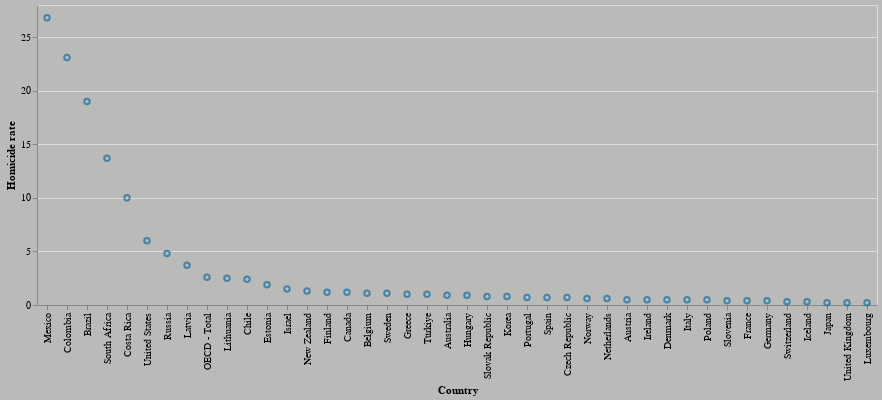

The notebook cell this image was saved under:
### Code cell
df.columns = df.columns.str.strip()
df_sorted = df.sort_values(by='Homicide rate', ignore_index=True)
df_sorted
chart2 = alt.Chart(df_sorted).mark_point().encode(
    x=alt.X('Country').sort('-y'),
    color=alt.value("#116EA1"),
    y='Homicide rate'
)
chart2 = chart2.configure(background='#babab8')
chart2

### Figure 1 — Vega-Lite specification as saved in the notebook (floating-point values rounded to 4 significant figures)
{"config": {"view": {"continuousWidth": 300, "continuousHeight": 300}, "background": "#babab8"}, "data": {"name": "data-c299c6dd6ec5e3b967b50d97a2198887"}, "mark": {"type": "point"}, "encoding": {"color": {"value": "#116EA1"}, "x": {"field": "Country", "sort": "-y", "type": "nominal"}, "y": {"field": "Homicide rate", "type": "quantitative"}}, "$schema": "https://vega.github.io/schema/vega-lite/v5.15.1.json", "datasets": {"data-c299c6dd6ec5e3b967b50d97a2198887": [{"Country": "Japan", "Dwellings without basic facilities": 6.4, "Housing expenditure": 21.8, "Rooms per person": 1.9, "Household net adjusted disposable income": 28872, "Household net wealth": 294735, "Labour market insecurity": 2.7, "Employment Rate": 77, "Long-term unemployment rate": 0.8, "Personal earnings": 38515, "Quality of support network": 89, "Educational attainment": "..", "Student skills": 520, "Years in education": 16, "Air pollution": 13.7, "Water quality": 87, "Stakeholder engagement for developing regulations": 1.4, "Voter turnout": 53, "Life expectancy": 84.4, "Self-reported health": 37, "Life satisfaction": 6.1, "Feeling safe walking alone at night": 77, "Homicide rate": 0.2, "Employees working very long hours": "..", "Time devoted to leisure and personal care": 14.1, "OCED": 1.0, "Continent": " Asia"}, {"Country": "United Kingdom", "Dwellings without basic facilities": 0.5, "Housing expenditure": 23.2, "Rooms per person": 2, "Household net adjusted disposable income": 33049, "Household net wealth": 524422, "Labour market insecurity": 3.3, "Employment Rate": 75, "Long-term unemployment rate": 0.9, "Personal earnings": 47147, "Quality of support network": 93, "Educational attainment": 82, "Student skills": 503, "Years in education": 17, "Air pollution": 10.1, "Water quality": 82, "Stakeholder engagement for developing regulations": 3.1, "Voter turnout": 68, "Life expectancy": 81.3, "Self-reported health": 73, "Life satisfaction": 6.8, "Feeling safe walking alone at night": 78, "Homicide rate": 0.2, "Employees working very long hours": 10.8, "Time devoted to leisure and personal care": 14.94, "OCED": 1.0, "Continent": " Europe"}, {"Country": "Luxembourg", "Dwellings without basic facilities": 0.1, "Housing expenditure": 20.7, "Rooms per person": 2, "Household net adjusted disposable income": 44773, "Household net wealth": 941162, "Labour market insecurity": 2.2, "Employment Rate": 67, "Long-term unemployment rate": 1.7, "Personal earnings": 65854, "Quality of support network": 91, "Educational attainment": 74, "Student skills": 477, "Years in education": 15, "Air pollution": 10.0, "Water quality": 85, "Stakeholder engagement for developing regulations": 1.7, "Voter turnout": 90, "Life expectancy": 82.7, "Self-reported health": 72, "Life satisfaction": 7.4, "Feeling safe walking alone at night": 87, "Homicide rate": 0.2, "Employees working very long hours": 2.8, "Time devoted to leisure and personal care": "..", "OCED": 1.0, "Continent": " Europe"}, {"Country": "Switzerland", "Dwellings without basic facilities": 0, "Housing expenditure": 21.4, "Rooms per person": 1.9, "Household net adjusted disposable income": 39697, "Household net wealth": "..", "Labour market insecurity": "..", "Employment Rate": 80, "Long-term unemployment rate": 1.7, "Personal earnings": 64824, "Quality of support network": 94, "Educational attainment": 89, "Student skills": 498, "Years in education": 17, "Air pollution": 10.1, "Water quality": 96, "Stakeholder engagement for developing regulations": 2.3, "Voter turnout": 45, "Life expectancy": 84.0, "Self-reported health": 81, "Life satisfaction": 7.5, "Feeling safe walking alone at night": 86, "Homicide rate": 0.3, "Employees working very long hours": 0.4, "Time devoted to leisure and personal care": "..", "OCED": 1.0, "Continent": " Europe"}, {"Country": "Iceland", "Dwellings without basic facilities": 0, "Housing expenditure": "..", "Rooms per person": 1.6, "Household net adjusted disposable income": "..", "Household net wealth": "..", "Labour market insecurity": 1, "Employment Rate": 78, "Long-term unemployment rate": 0.7, "Personal earnings": 67488, "Quality of support network": 98, "Educational attainment": 76, "Student skills": 481, "Years in education": 19, "Air pollution": 6.4, "Water quality": 97, "Stakeholder engagement for developing regulations": 2.1, "Voter turnout": 81, "Life expectancy": 83.2, "Self-reported health": 77, "Life satisfaction": 7.6, "Feeling safe walking alone at night": 85, "Homicide rate": 0.3, "Employees working very long hours": 11.7, "Time devoted to leisure and personal care": "..", "OCED": 1.0, "Continent": " Europe"}, {"Country": "Slovenia", "Dwellings without basic facilities": 0.2, "Housing expenditure": 18.2, "Rooms per person": 1.6, "Household net adjusted disposable income": 25250, "Household net wealth": 233286, "Labour market insecurity": 5.9, "Employment Rate": 71, "Long-term unemployment rate": 1.9, "Personal earnings": 41445, "Quality of support network": 95, "Educational attainment": 90, "Student skills": 504, "Years in education": 18, "Air pollution": 17.0, "Water quality": 93, "Stakeholder engagement for developing regulations": 2.5, "Voter turnout": 53, "Life expectancy": 81.6, "Self-reported health": 67, "Life satisfaction": 6.5, "Feeling safe walking alone at night": 91, "Homicide rate": 0.4, "Employees working very long hours": 5.6, "Time devoted to leisure and personal care": "..", "OCED": 1.0, "Continent": " Europe"}, {"Country": "France", "Dwellings without basic facilities": 0.5, "Housing expenditure": 20.7, "Rooms per person": 1.8, "Household net adjusted disposable income": 34375, "Household net wealth": 298639, "Labour market insecurity": 3.1, "Employment Rate": 65, "Long-term unemployment rate": 2.9, "Personal earnings": 45581, "Quality of support network": 94, "Educational attainment": 81, "Student skills": 494, "Years in education": 17, "Air pollution": 11.4, "Water quality": 78, "Stakeholder engagement for developing regulations": 2.1, "Voter turnout": 75, "Life expectancy": 82.9, "Self-reported health": 67, "Life satisfaction": 6.7, "Feeling safe walking alone at night": 74, "Homicide rate": 0.4, "Employees working very long hours": 7.7, "Time devoted to leisure and personal care": 16.2, "OCED": 1.0, "Continent": " Europe"}, {"Country": "Germany", "Dwellings without basic facilities": 0.1, "Housing expenditure": 20, "Rooms per person": 1.8, "Household net adjusted disposable income": 38971, "Household net wealth": 304317, "Labour market insecurity": 1.4, "Employment Rate": 77, "Long-term unemployment rate": 1.2, "Personal earnings": 53745, "Quality of support network": 90, "Educational attainment": 86, "Student skills": 500, "Years in education": 18, "Air pollution": 12.0, "Water quality": 91, "Stakeholder engagement for developing regulations": 1.8, "Voter turnout": 76, "Life expectancy": 81.4, "Self-reported health": 66, "Life satisfaction": 7.3, "Feeling safe walking alone at night": 76, "Homicide rate": 0.4, "Employees working very long hours": 3.9, "Time devoted to leisure and personal care": 15.62, "OCED": 1.0, "Continent": " Europe"}, {"Country": "Austria", "Dwellings without basic facilities": 0.8, "Housing expenditure": 20.8, "Rooms per person": 1.6, "Household net adjusted disposable income": 37001, "Household net wealth": 309637, "Labour market insecurity": 2.3, "Employment Rate": 72, "Long-term unemployment rate": 1.3, "Personal earnings": 53132, "Quality of support network": 92, "Educational attainment": 86, "Student skills": 491, "Years in education": 17, "Air pollution": 12.2, "Water quality": 92, "Stakeholder engagement for developing regulations": 1.3, "Voter turnout": 76, "Life expectancy": 82.0, "Self-reported health": 71, "Life satisfaction": 7.2, "Feeling safe walking alone at night": 86, "Homicide rate": 0.5, "Employees working very long hours": 5.3, "Time devoted to leisure and personal care": 14.51, "OCED": 1.0, "Continent": " Europe"}, {"Country": "Ireland", "Dwellings without basic facilities": 0.2, "Housing expenditure": 20.6, "Rooms per person": 2.1, "Household net adjusted disposable income": 29488, "Household net wealth": 370341, "Labour market insecurity": 2.6, "Employment Rate": 68, "Long-term unemployment rate": 1.2, "Personal earnings": 49474, "Quality of support network": 96, "Educational attainment": 85, "Student skills": 505, "Years in education": 18, "Air pollution": 7.8, "Water quality": 80, "Stakeholder engagement for developing regulations": 1.3, "Voter turnout": 63, "Life expectancy": 82.8, "Self-reported health": 84, "Life satisfaction": 7.0, "Feeling safe walking alone at night": 76, "Homicide rate": 0.5, "Employees working very long hours": 4.7, "Time devoted to leisure and personal care": 14.54, "OCED": 1.0, "Continent": " Europe"}, {"Country": "Denmark", "Dwellings without basic facilities": 0.5, "Housing expenditure": 23.3, "Rooms per person": 1.9, "Household net adjusted disposable income": 33774, "Household net wealth": 149864, "Labour market insecurity": 4.5, "Employment Rate": 74, "Long-term unemployment rate": 0.9, "Personal earnings": 58430, "Quality of support network": 95, "Educational attainment": 82, "Student skills": 501, "Years in education": 19, "Air pollution": 10.0, "Water quality": 93, "Stakeholder engagement for developing regulations": 2, "Voter turnout": 85, "Life expectancy": 81.5, "Self-reported health": 70, "Life satisfaction": 7.5, "Feeling safe walking alone at night": 85, "Homicide rate": 0.5, "Employees working very long hours": 1.1, "Time devoted to leisure and personal care": "..", "OCED": 1.0, "Continent": " Europe"}, {"Country": "Italy", "Dwellings without basic facilities": 0.6, "Housing expenditure": 22.5, "Rooms per person": 1.4, "Household net adjusted disposable income": 29431, "Household net wealth": 295020, "Labour market insecurity": 8.6, "Employment Rate": 58, "Long-term unemployment rate": 4.8, "Personal earnings": 37769, "Quality of support network": 89, "Educational attainment": 63, "Student skills": 477, "Years in education": 17, "Air pollution": 15.9, "Water quality": 77, "Stakeholder engagement for developing regulations": 2.5, "Voter turnout": 73, "Life expectancy": 83.6, "Self-reported health": 73, "Life satisfaction": 6.5, "Feeling safe walking alone at night": 73, "Homicide rate": 0.5, "Employees working very long hours": 3.3, "Time devoted to leisure and personal care": 16.47, "OCED": 1.0, "Continent": " Europe"}, {"Country": "Poland", "Dwellings without basic facilities": 2.3, "Housing expenditure": 21.2, "Rooms per person": 1.1, "Household net adjusted disposable income": 23675, "Household net wealth": 233221, "Labour market insecurity": 5, "Employment Rate": 69, "Long-term unemployment rate": 0.6, "Personal earnings": 32527, "Quality of support network": 94, "Educational attainment": 93, "Student skills": 513, "Years in education": 18, "Air pollution": 22.8, "Water quality": 82, "Stakeholder engagement for developing regulations": 2.6, "Voter turnout": 68, "Life expectancy": 78.0, "Self-reported health": 60, "Life satisfaction": 6.1, "Feeling safe walking alone at night": 71, "Homicide rate": 0.5, "Employees working very long hours": 4.2, "Time devoted to leisure and personal care": 14.68, "OCED": 1.0, "Continent": " Europe"}, {"Country": "Norway", "Dwellings without basic facilities": 0, "Housing expenditure": 17.7, "Rooms per person": 2.1, "Household net adjusted disposable income": 39144, "Household net wealth": 268358, "Labour market insecurity": 2.8, "Employment Rate": 75, "Long-term unemployment rate": 0.9, "Personal earnings": 55780, "Quality of support network": 96, "Educational attainment": 82, "Student skills": 497, "Years in education": 18, "Air pollution": 6.7, "Water quality": 98, "Stakeholder engagement for developing regulations": 2.2, "Voter turnout": 78, "Life expectancy": 83.0, "Self-reported health": 75, "Life satisfaction": 7.3, "Feeling safe walking alone at night": 93, "Homicide rate": 0.6, "Employees working very long hours": 1.4, "Time devoted to leisure and personal care": 15.67, "OCED": 1.0, "Continent": " Europe"}, {"Country": "Netherlands", "Dwellings without basic facilities": 0.1, "Housing expenditure": 19.6, "Rooms per person": 2, "Household net adjusted disposable income": 34984, "Household net wealth": 248599, "Labour market insecurity": 2.5, "Employment Rate": 78, "Long-term unemployment rate": 0.9, "Personal earnings": 58828, "Quality of support network": 94, "Educational attainment": 81, "Student skills": 502, "Years in education": 19, "Air pollution": 12.2, "Water quality": 91, "Stakeholder engagement for developing regulations": 2.6, "Voter turnout": 79, "Life expectancy": 82.2, "Self-reported health": 75, "Life satisfaction": 7.5, "Feeling safe walking alone at night": 83, "Homicide rate": 0.6, "Employees working very long hours": 0.3, "Time devoted to leisure and personal care": 15.45, "OCED": 1.0, "Continent": " Europe"}, {"Country": "Portugal", "Dwellings without basic facilities": 0.9, "Housing expenditure": 19.6, "Rooms per person": 1.7, "Household net adjusted disposable income": 24877, "Household net wealth": 255303, "Labour market insecurity": 8.1, "Employment Rate": 69, "Long-term unemployment rate": 2.3, "Personal earnings": 28410, "Quality of support network": 87, "Educational attainment": 55, "Student skills": 492, "Years in education": 17, "Air pollution": 8.3, "Water quality": 89, "Stakeholder engagement for developing regulations": 1.5, "Voter turnout": 49, "Life expectancy": 81.8, "Self-reported health": 50, "Life satisfaction": 5.8, "Feeling safe walking alone at night": 83, "Homicide rate": 0.7, "Employees working very long hours": 5.6, "Time devoted to leisure and personal care": "..", "OCED": 1.0, "Continent": " Europe"}, {"Country": "Spain", "Dwellings without basic facilities": 0.3, "Housing expenditure": 21.7, "Rooms per person": 1.9, "Household net adjusted disposable income": 27155, "Household net wealth": 366534, "Labour market insecurity": 15.8, "Employment Rate": 62, "Long-term unemployment rate": 5, "Personal earnings": 37922, "Quality of support network": 93, "Educational attainment": 63, "Student skills": "..", "Years in education": 18, "Air pollution": 10.0, "Water quality": 76, "Stakeholder engagement for developing regulations": 1.8, "Voter turnout": 72, "Life expectancy": 83.9, "Self-reported health": 75, "Life satisfaction": 6.5, "Feeling safe walking alone at night": 80, "Homicide rate": 0.7, "Employees working very long hours": 2.5, "Time devoted to leisure and personal care": 15.75, "OCED": 1.0, "Continent": " Europe"}, {"Country": "Czech Republic", "Dwellings without basic facilities": 0.5, "Housing expenditure": 23.4, "Rooms per person": 1.5, "Household net adjusted disposable income": 26664, "Household net wealth": "..", "Labour market insecurity": 2.3, "Employment Rate": 74, "Long-term unemployment rate": 0.6, "Personal earnings": 29885, "Quality of support network": 96, "Educational attainment": 94, "Student skills": 495, "Years in education": 18, "Air pollution": 17.0, "Water quality": 89, "Stakeholder engagement for developing regulations": 1.6, "Voter turnout": 62, "Life expectancy": 79.3, "Self-reported health": 62, "Life satisfaction": 6.9, "Feeling safe walking alone at night": 77, "Homicide rate": 0.7, "Employees working very long hours": 4.5, "Time devoted to leisure and personal care": "..", "OCED": 1.0, "Continent": " Europe"}, {"Country": "Slovak Republic", "Dwellings without basic facilities": 1.5, "Housing expenditure": 27.4, "Rooms per person": 1.1, "Household net adjusted disposable income": 21149, "Household net wealth": 171425, "Labour market insecurity": 8.8, "Employment Rate": 68, "Long-term unemployment rate": 3, "Personal earnings": 23619, "Quality of support network": 95, "Educational attainment": 92, "Student skills": 469, "Years in education": 16, "Air pollution": 18.5, "Water quality": 81, "Stakeholder engagement for developing regulations": 3, "Voter turnout": 66, "Life expectancy": 77.8, "Self-reported health": 65, "Life satisfaction": 6.5, "Feeling safe walking alone at night": 76, "Homicide rate": 0.8, "Employees working very long hours": 4.2, "Time devoted to leisure and personal care": "..", "OCED": 1.0, "Continent": " Europe"}, {"Country": "Korea", "Dwellings without basic facilities": 2.5, "Housing expenditure": 14.7, "Rooms per person": 1.5, "Household net adjusted disposable income": 24590, "Household net wealth": 362340, "Labour market insecurity": 2.9, "Employment Rate": 66, "Long-term unemployment rate": 0, "Personal earnings": 41960, "Quality of support network": 80, "Educational attainment": 89, "Student skills": 520, "Years in education": 17, "Air pollution": 27.3, "Water quality": 82, "Stakeholder engagement for developing regulations": 2.9, "Voter turnout": 77, "Life expectancy": 83.3, "Self-reported health": 34, "Life satisfaction": 5.8, "Feeling safe walking alone at night": 82, "Homicide rate": 0.8, "Employees working very long hours": "..", "Time devoted to leisure and personal care": 14.83, "OCED": 1.0, "Continent": " Asia"}, {"Country": "Australia", "Dwellings without basic facilities": "..", "Housing expenditure": 19.4, "Rooms per person": "..", "Household net adjusted disposable income": 37433, "Household net wealth": 528768, "Labour market insecurity": 3.1, "Employment Rate": 73, "Long-term unemployment rate": 1, "Personal earnings": 55206, "Quality of support network": 93, "Educational attainment": 84, "Student skills": 499, "Years in education": 20, "Air pollution": 6.7, "Water quality": 92, "Stakeholder engagement for developing regulations": 2.7, "Voter turnout": 92, "Life expectancy": 83.0, "Self-reported health": 85, "Life satisfaction": 7.1, "Feeling safe walking alone at night": 67, "Homicide rate": 0.9, "Employees working very long hours": 12.5, "Time devoted to leisure and personal care": 14.36, "OCED": 1.0, "Continent": " Oceania"}, {"Country": "Hungary", "Dwellings without basic facilities": 3.5, "Housing expenditure": 19.9, "Rooms per person": 1.4, "Household net adjusted disposable income": 21026, "Household net wealth": 150296, "Labour market insecurity": 3.8, "Employment Rate": 70, "Long-term unemployment rate": 1.2, "Personal earnings": 25409, "Quality of support network": 94, "Educational attainment": 86, "Student skills": 479, "Years in education": 16, "Air pollution": 16.7, "Water quality": 81, "Stakeholder engagement for developing regulations": 1.2, "Voter turnout": 70, "Life expectancy": 76.4, "Self-reported health": 58, "Life satisfaction": 6.0, "Feeling safe walking alone at night": 74, "Homicide rate": 0.9, "Employees working very long hours": 1.5, "Time devoted to leisure and personal care": 15.08, "OCED": 1.0, "Continent": " Europe"}, {"Country": "Greece", "Dwellings without basic facilities": 0.4, "Housing expenditure": 21.8, "Rooms per person": 1.2, "Household net adjusted disposable income": 20791, "Household net wealth": 148323, "Labour market insecurity": 21.7, "Employment Rate": 56, "Long-term unemployment rate": 10.8, "Personal earnings": 27207, "Quality of support network": 78, "Educational attainment": 76, "Student skills": 453, "Years in education": 19, "Air pollution": 14.5, "Water quality": 67, "Stakeholder engagement for developing regulations": 1.8, "Voter turnout": 58, "Life expectancy": 81.7, "Self-reported health": 79, "Life satisfaction": 5.8, "Feeling safe walking alone at night": 69, "Homicide rate": 1.0, "Employees working very long hours": 4.5, "Time devoted to leisure and personal care": 15.03, "OCED": 1.0, "Continent": " Europe"}, {"Country": "Türkiye", "Dwellings without basic facilities": 4.9, "Housing expenditure": 18.9, "Rooms per person": 1, "Household net adjusted disposable income": "..", "Household net wealth": "..", "Labour market insecurity": 13, "Employment Rate": 48, "Long-term unemployment rate": 3.3, "Personal earnings": "..", "Quality of support network": 85, "Educational attainment": 42, "Student skills": 462, "Years in education": 19, "Air pollution": 27.1, "Water quality": 62, "Stakeholder engagement for developing regulations": 1.5, "Voter turnout": 86, "Life expectancy": 78.6, "Self-reported health": 67, "Life satisfaction": 4.9, "Feeling safe walking alone at night": 59, "Homicide rate": 1.0, "Employees working very long hours": 25, "Time devoted to leisure and personal care": 14.61, "OCED": 1.0, "Continent": " Europe"}, {"Country": "Belgium", "Dwellings without basic facilities": 0.7, "Housing expenditure": 20, "Rooms per person": 2.1, "Household net adjusted disposable income": 34884, "Household net wealth": 447607, "Labour market insecurity": 2.4, "Employment Rate": 65, "Long-term unemployment rate": 2.3, "Personal earnings": 54327, "Quality of support network": 90, "Educational attainment": 80, "Student skills": 500, "Years in education": 19, "Air pollution": 12.8, "Water quality": 79, "Stakeholder engagement for developing regulations": 2, "Voter turnout": 88, "Life expectancy": 82.1, "Self-reported health": 74, "Life satisfaction": 6.8, "Feeling safe walking alone at night": 56, "Homicide rate": 1.1, "Employees working very long hours": 4.3, "Time devoted to leisure and personal care": 15.52, "OCED": 1.0, "Continent": " Europe"}, {"Country": "Sweden", "Dwellings without basic facilities": 0, "Housing expenditure": 20.1, "Rooms per person": 1.7, "Household net adjusted disposable income": 33730, "Household net wealth": "..", "Labour market insecurity": 4.4, "Employment Rate": 75, "Long-term unemployment rate": 1, "Personal earnings": 47020, "Quality of support network": 94, "Educational attainment": 84, "Student skills": 503, "Years in education": 20, "Air pollution": 5.8, "Water quality": 97, "Stakeholder engagement for developing regulations": 2, "Voter turnout": 87, "Life expectancy": 83.2, "Self-reported health": 76, "Life satisfaction": 7.3, "Feeling safe walking alone at night": 79, "Homicide rate": 1.1, "Employees working very long hours": 0.9, "Time devoted to leisure and personal care": "..", "OCED": 1.0, "Continent": " Europe"}, {"Country": "Finland", "Dwellings without basic facilities": 0.4, "Housing expenditure": 23.1, "Rooms per person": 1.9, "Household net adjusted disposable income": 33471, "Household net wealth": 230032, "Labour market insecurity": 2.2, "Employment Rate": 72, "Long-term unemployment rate": 1.2, "Personal earnings": 46230, "Quality of support network": 96, "Educational attainment": 91, "Student skills": 516, "Years in education": 20, "Air pollution": 5.5, "Water quality": 97, "Stakeholder engagement for developing regulations": 2.2, "Voter turnout": 69, "Life expectancy": 82.1, "Self-reported health": 68, "Life satisfaction": 7.9, "Feeling safe walking alone at night": 88, "Homicide rate": 1.2, "Employees working very long hours": 3.6, "Time devoted to leisure and personal care": 15.17, "OCED": 1.0, "Continent": " Europe"}, {"Country": "Canada", "Dwellings without basic facilities": 0.2, "Housing expenditure": 22.9, "Rooms per person": 2.6, "Household net adjusted disposable income": 34421, "Household net wealth": 478240, "Labour market insecurity": 3.8, "Employment Rate": 70, "Long-term unemployment rate": 0.5, "Personal earnings": 55342, "Quality of support network": 93, "Educational attainment": 92, "Student skills": 517, "Years in education": 17, "Air pollution": 7.1, "Water quality": 90, "Stakeholder engagement for developing regulations": 2.9, "Voter turnout": 68, "Life expectancy": 82.1, "Self-reported health": 89, "Life satisfaction": 7.0, "Feeling safe walking alone at night": 78, "Homicide rate": 1.2, "Employees working very long hours": 3.3, "Time devoted to leisure and personal care": 14.57, "OCED": 1.0, "Continent": " North America"}, {"Country": "New Zealand", "Dwellings without basic facilities": "..", "Housing expenditure": 25, "Rooms per person": 2.4, "Household net adjusted disposable income": 39024, "Household net wealth": 514162, "Labour market insecurity": 4.5, "Employment Rate": 77, "Long-term unemployment rate": 0.4, "Personal earnings": 45269, "Quality of support network": 95, "Educational attainment": 81, "Student skills": 503, "Years in education": 18, "Air pollution": 6.0, "Water quality": 85, "Stakeholder engagement for developing regulations": 2.5, "Voter turnout": 82, "Life expectancy": 82.1, "Self-reported health": 86, "Life satisfaction": 7.3, "Feeling safe walking alone at night": 66, "Homicide rate": 1.3, "Employees working very long hours": 14, "Time devoted to leisure and personal care": 14.87, "OCED": 1.0, "Continent": " Oceania"}, {"Country": "Israel", "Dwellings without basic facilities": "..", "Housing expenditure": "..", "Rooms per person": 1.2, "Household net adjusted disposable income": "..", "Household net wealth": "..", "Labour market insecurity": 4.6, "Employment Rate": 67, "Long-term unemployment rate": 0.2, "Personal earnings": 39322, "Quality of support network": 95, "Educational attainment": 88, "Student skills": 465, "Years in education": 16, "Air pollution": 19.7, "Water quality": 77, "Stakeholder engagement for developing regulations": 2.5, "Voter turnout": 67, "Life expectancy": 82.9, "Self-reported health": 74, "Life satisfaction": 7.2, "Feeling safe walking alone at night": 80, "Homicide rate": 1.5, "Employees working very long hours": 14.1, "Time devoted to leisure and personal care": "..", "OCED": 1.0, "Continent": " Asia"}, {"Country": "Estonia", "Dwellings without basic facilities": 5.7, "Housing expenditure": 17, "Rooms per person": 1.7, "Household net adjusted disposable income": 23784, "Household net wealth": 188627, "Labour market insecurity": 5.4, "Employment Rate": 74, "Long-term unemployment rate": 1.2, "Personal earnings": 30720, "Quality of support network": 95, "Educational attainment": 91, "Student skills": 526, "Years in education": 18, "Air pollution": 5.9, "Water quality": 86, "Stakeholder engagement for developing regulations": 2.7, "Voter turnout": 64, "Life expectancy": 78.8, "Self-reported health": 57, "Life satisfaction": 6.5, "Feeling safe walking alone at night": 79, "Homicide rate": 1.9, "Employees working very long hours": 2.2, "Time devoted to leisure and personal care": 14.98, "OCED": 1.0, "Continent": " Europe"}, {"Country": "Chile", "Dwellings without basic facilities": 9.4, "Housing expenditure": 18.4, "Rooms per person": 1.9, "Household net adjusted disposable income": "..", "Household net wealth": 135787, "Labour market insecurity": 7, "Employment Rate": 56, "Long-term unemployment rate": "..", "Personal earnings": 26729, "Quality of support network": 88, "Educational attainment": 67, "Student skills": 438, "Years in education": 17, "Air pollution": 23.4, "Water quality": 62, "Stakeholder engagement for developing regulations": 1.3, "Voter turnout": 47, "Life expectancy": 80.6, "Self-reported health": 60, "Life satisfaction": 6.2, "Feeling safe walking alone at night": 41, "Homicide rate": 2.4, "Employees working very long hours": 7.7, "Time devoted to leisure and personal care": "..", "OCED": 1.0, "Continent": " South America"}, {"Country": "Lithuania", "Dwellings without basic facilities": 11.8, "Housing expenditure": 18.4, "Rooms per person": 1.5, "Household net adjusted disposable income": 26976, "Household net wealth": 182039, "Labour market insecurity": "..", "Employment Rate": 72, "Long-term unemployment rate": 2.5, "Personal earnings": 31811, "Quality of support network": 89, "Educational attainment": 94, "Student skills": 480, "Years in education": 18, "Air pollution": 10.5, "Water quality": 83, "Stakeholder engagement for developing regulations": 2.4, "Voter turnout": 57, "Life expectancy": 76.4, "Self-reported health": 46, "Life satisfaction": 6.4, "Feeling safe walking alone at night": 62, "Homicide rate": 2.5, "Employees working very long hours": 1, "Time devoted to leisure and personal care": "..", "OCED": 1.0, "Continent": " Europe"}, {"Country": "OECD - Total", "Dwellings without basic facilities": 3, "Housing expenditure": 20.5, "Rooms per person": 1.7, "Household net adjusted disposable income": 30490, "Household net wealth": 323960, "Labour market insecurity": 5.1, "Employment Rate": 66, "Long-term unemployment rate": 1.3, "Personal earnings": 49165, "Quality of support network": 91, "Educational attainment": 79, "Student skills": 488, "Years in education": 18, "Air pollution": 14.0, "Water quality": 84, "Stakeholder engagement for developing regulations": 2.1, "Voter turnout": 69, "Life expectancy": 81.0, "Self-reported health": 68, "Life satisfaction": 6.7, "Feeling safe walking alone at night": 74, "Homicide rate": 2.6, "Employees working very long hours": 10.2, "Time devoted to leisure and personal care": 15.07, "OCED": null, "Continent": null}, {"Country": "Latvia", "Dwellings without basic facilities": 11.2, "Housing expenditure": 20.8, "Rooms per person": 1.2, "Household net adjusted disposable income": 19783, "Household net wealth": 79245, "Labour market insecurity": 6.3, "Employment Rate": 72, "Long-term unemployment rate": 2.2, "Personal earnings": 29876, "Quality of support network": 92, "Educational attainment": 89, "Student skills": 487, "Years in education": 18, "Air pollution": 12.7, "Water quality": 83, "Stakeholder engagement for developing regulations": 2.2, "Voter turnout": 55, "Life expectancy": 75.5, "Self-reported health": 47, "Life satisfaction": 6.2, "Feeling safe walking alone at night": 72, "Homicide rate": 3.7, "Employees working very long hours": 1.6, "Time devoted to leisure and personal care": "..", "OCED": 1.0, "Continent": " Europe"}, {"Country": "Russia", "Dwellings without basic facilities": 13.8, "Housing expenditure": 17.4, "Rooms per person": 1, "Household net adjusted disposable income": 19546, "Household net wealth": "..", "Labour market insecurity": "..", "Employment Rate": 70, "Long-term unemployment rate": 1.1, "Personal earnings": "..", "Quality of support network": 89, "Educational attainment": 95, "Student skills": 481, "Years in education": 16, "Air pollution": 11.8, "Water quality": 62, "Stakeholder engagement for developing regulations": "..", "Voter turnout": 68, "Life expectancy": 73.2, "Self-reported health": 43, "Life satisfaction": 5.5, "Feeling safe walking alone at night": 64, "Homicide rate": 4.8, "Employees working very long hours": 0.1, "Time devoted to leisure and personal care": "..", "OCED": 0.0, "Continent": "Europe"}, {"Country": "United States", "Dwellings without basic facilities": 0.1, "Housing expenditure": 18.3, "Rooms per person": 2.4, "Household net adjusted disposable income": 51147, "Household net wealth": 684500, "Labour market insecurity": 4.2, "Employment Rate": 67, "Long-term unemployment rate": 0.5, "Personal earnings": 69392, "Quality of support network": 94, "Educational attainment": 92, "Student skills": 495, "Years in education": 17, "Air pollution": 7.7, "Water quality": 88, "Stakeholder engagement for developing regulations": 3.1, "Voter turnout": 65, "Life expectancy": 78.9, "Self-reported health": 88, "Life satisfaction": 7.0, "Feeling safe walking alone at night": 78, "Homicide rate": 6.0, "Employees working very long hours": 10.4, "Time devoted to leisure and personal care": 14.57, "OCED": 1.0, "Continent": " North America"}, {"Country": "Costa Rica", "Dwellings without basic facilities": 2.3, "Housing expenditure": 17, "Rooms per person": 1.2, "Household net adjusted disposable income": 16517, "Household net wealth": "..", "Labour market insecurity": "..", "Employment Rate": 55, "Long-term unemployment rate": 1.5, "Personal earnings": "..", "Quality of support network": 82, "Educational attainment": 43, "Student skills": 415, "Years in education": "..", "Air pollution": 17.5, "Water quality": 87, "Stakeholder engagement for developing regulations": 1.8, "Voter turnout": 66, "Life expectancy": 80.5, "Self-reported health": 73, "Life satisfaction": 6.3, "Feeling safe walking alone at night": 47, "Homicide rate": 10.0, "Employees working very long hours": 22, "Time devoted to leisure and personal care": "..", "OCED": 1.0, "Continent": " North America"}, {"Country": "South Africa", "Dwellings without basic facilities": 35.9, "Housing expenditure": 18.1, "Rooms per person": "..", "Household net adjusted disposable income": 9338, "Household net wealth": "..", "Labour market insecurity": "..", "Employment Rate": 39, "Long-term unemployment rate": 17.9, "Personal earnings": "..", "Quality of support network": 89, "Educational attainment": 48, "Student skills": "..", "Years in education": "..", "Air pollution": 28.5, "Water quality": 72, "Stakeholder engagement for developing regulations": "..", "Voter turnout": 66, "Life expectancy": 64.2, "Self-reported health": "..", "Life satisfaction": 4.9, "Feeling safe walking alone at night": 40, "Homicide rate": 13.7, "Employees working very long hours": 15.4, "Time devoted to leisure and personal care": "..", "OCED": 0.0, "Continent": "Africa"}, {"Country": "Brazil", "Dwellings without basic facilities": 6.7, "Housing expenditure": "..", "Rooms per person": "..", "Household net adjusted disposable income": "..", "Household net wealth": "..", "Labour market insecurity": "..", "Employment Rate": 57, "Long-term unemployment rate": "..", "Personal earnings": "..", "Quality of support network": 83, "Educational attainment": 57, "Student skills": 400, "Years in education": 16, "Air pollution": 11.7, "Water quality": 70, "Stakeholder engagement for developing regulations": 2.2, "Voter turnout": 80, "Life expectancy": 75.9, "Self-reported health": "..", "Life satisfaction": 6.1, "Feeling safe walking alone at night": 45, "Homicide rate": 19.0, "Employees working very long hours": 5.6, "Time devoted to leisure and personal care": "..", "OCED": 0.0, "Continent": "South America"}, {"Country": "Colombia", "Dwellings without basic facilities": 12.3, "Housing expenditure": "..", "Rooms per person": 1, "Household net adjusted disposable income": "..", "Household net wealth": "..", "Labour market insecurity": "..", "Employment Rate": 58, "Long-term unemployment rate": 1.1, "Personal earnings": "..", "Quality of support network": 80, "Educational attainment": 59, "Student skills": 406, "Years in education": 14, "Air pollution": 22.6, "Water quality": 82, "Stakeholder engagement for developing regulations": 1.4, "Voter turnout": 53, "Life expectancy": 76.7, "Self-reported health": 80, "Life satisfaction": 5.7, "Feeling safe walking alone at night": 50, "Homicide rate": 23.1, "Employees working very long hours": 23.7, "Time devoted to leisure and personal care": "..", "OCED": 1.0, "Continent": " South America"}, {"Country": "Mexico", "Dwellings without basic facilities": 25.9, "Housing expenditure": 17.8, "Rooms per person": 1.1, "Household net adjusted disposable income": 16269, "Household net wealth": "..", "Labour market insecurity": 4, "Employment Rate": 59, "Long-term unemployment rate": 0.1, "Personal earnings": 16230, "Quality of support network": 77, "Educational attainment": 42, "Student skills": 416, "Years in education": 15, "Air pollution": 20.3, "Water quality": 75, "Stakeholder engagement for developing regulations": 3.2, "Voter turnout": 63, "Life expectancy": 75.1, "Self-reported health": 66, "Life satisfaction": 6.0, "Feeling safe walking alone at night": 42, "Homicide rate": 26.8, "Employees working very long hours": 27, "Time devoted to leisure and personal care": "..", "OCED": 1.0, "Continent": " North America"}]}}
